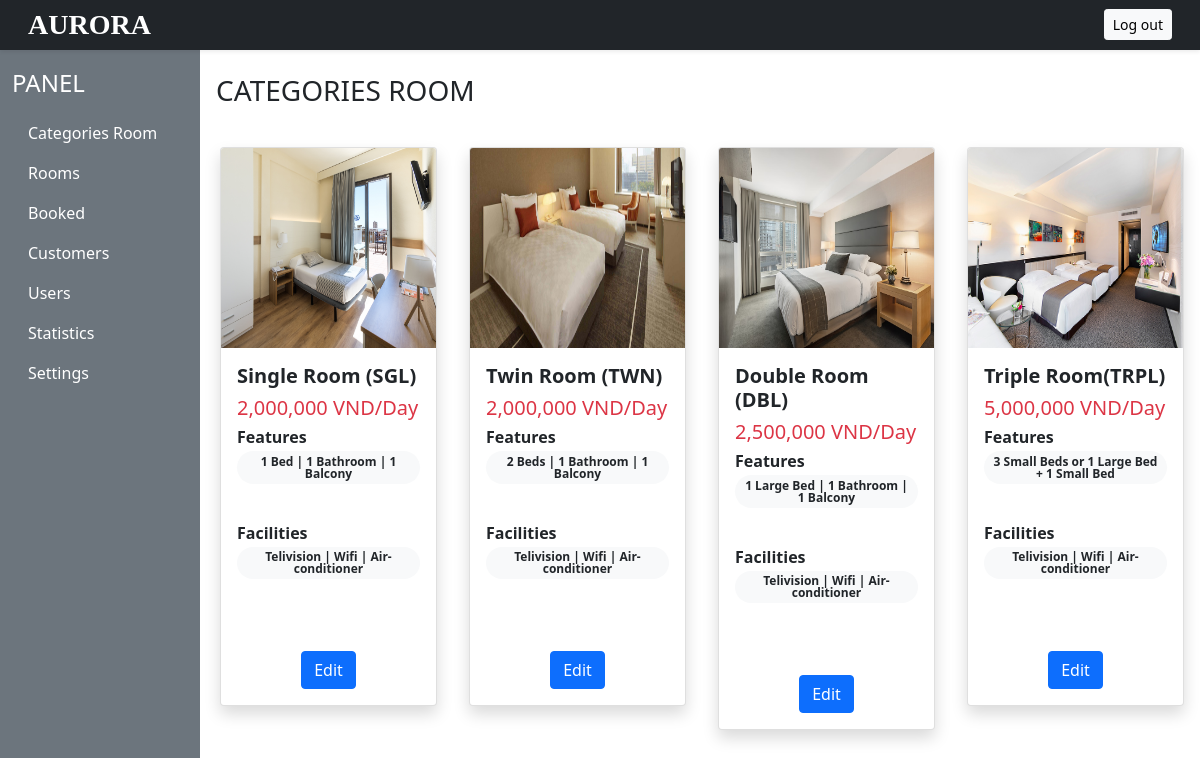
Page /source/admin/categories.php on the committed database.
### tables this page shows
CREATE TABLE `ds_loaiphong` (
  `ID_LOAIPHONG` char(10) NOT NULL,
  `TEN_LOAIPHONG` varchar(20) NOT NULL,
  `SOLUONG` int(1) NOT NULL,
  `GIA` int(1) NOT NULL,
  `HINHANH` varchar(100) NOT NULL,
  `FEATURES` varchar(50) NOT NULL,
  `FACILITIES` varchar(50) NOT NULL
);

### source/connection.php (called while the page is built, shortened)
<?php
       if (!function_exists('currency_format')) {
              function currency_format($number, $suffix = ' VND') {
                  if (!empty($number)) {
                      return number_format($number, 0, ',', ',') . "{$suffix}";
                  }
              }
       }
?>

### source/admin/categories.php (the view, shortened to what this page needs)
<!DOCTYPE html>
<html lang="en">
<head>
    <link href="https://cdn.jsdelivr.net/npm/bootstrap@5.0.2/dist/css/bootstrap.min.css" rel="stylesheet">
    <link rel="stylesheet" href="https://cdn.jsdelivr.net/npm/bootstrap-icons@1.10.3/font/bootstrap-icons.css">
    <link rel="stylesheet" href="https://cdn.jsdelivr.net/npm/swiper@9/swiper-bundle.min.css" />
    <link rel="stylesheet" href="https://cdnjs.cloudflare.com/ajax/libs/font-awesome/4.7.0/css/font-awesome.min.css">
</head>
<body>
<?php require("header.php"); ?>
    <div class="conteiner-fluid" >
        <div class="row">
        <div class="col-10 ms-auto p-4 overflow-hidden">
        <div class="row">
        <h3 class="mb-4">CATEGORIES ROOM</h3>
            <?php
            require("../connection.php");
            $s = "select * from DS_LOAIPHONG";
            $n = $connection->query($s);
            $rowcount = $n->num_rows;
            for ($i = 1; $i <= $rowcount; $i++) {
                $id = 'L0' . '' . $i;
                $sql = "SELECT * FROM DS_LOAIPHONG where ID_LOAIPHONG = '$id'";
                $result = mysqli_query($connection, $sql);
                $row = mysqli_fetch_array($result, MYSQLI_BOTH);
            ?>
                <div class='col-lg-3 col-md-6 p-3' id=$id onclick='goToRoomDetail("$id")'>
                                <div class='card shadow' style='max-width: 400px'>
                                    <img class='card-img-top' style='height: 200px' src="./upload/categories/<?php echo $row['HINHANH']?>">
                                    <div class='card-body'>
                                        <h5 class="card-title fw-bold">  <?php echo $row['TEN_LOAIPHONG'] ?></h5>
                                        <h5 class='text-danger'>  <?php echo currency_format($row['GIA']) ?>/Day</h5>
                                        <div class='features mb-4'>
                                            <h6 class='mb-1 fw-bold'>Features</h6>
                                                <p class="badge rounded-pill bg-light text-dark text-wrap"> <?php echo $row['FEATURES'] ?> </p>
                                        </div>
                                        <div class='facilities mb-4'>
                                            <h6 class='mb-1 fw-bold'>Facilities</h6>
                                                <p class="badge rounded-pill bg-light text-dark text-wrap"> <?php echo $row['FACILITIES'] ?> </p>
                                        </div>
                                    </div>
                                    <div class="p-3 text-center">
                                        <a href="./edit_type.php?id=<?php echo $row['ID_LOAIPHONG']?>"><button type="submit" name="edit" class="btn btn-primary">Edit </button></a>
                                    </div>
                                </div>
                </div>
             <?php
                }
            ?>
        </div>
    </div>
    </div>
    </div>
</body>
</html>

### rows in the picture
ds_loaiphong: HINHANH (picture), TEN_LOAIPHONG "Single Room (SGL)", GIA "2,000,000 VND", FEATURES "1 Bed | 1 Bathroom | 1 Balcony", FACILITIES "Telivision | Wifi | Air-conditioner"
ds_loaiphong: HINHANH (picture), TEN_LOAIPHONG "Twin Room (TWN)", GIA "2,000,000 VND", FEATURES "2 Beds | 1 Bathroom | 1 Balcony", FACILITIES "Telivision | Wifi | Air-conditioner"
ds_loaiphong: HINHANH (picture), TEN_LOAIPHONG "Double Room (DBL)", GIA "2,500,000 VND", FEATURES "1 Large Bed | 1 Bathroom | 1 Balcony", FACILITIES "Telivision | Wifi | Air-conditioner"
ds_loaiphong: HINHANH (picture), TEN_LOAIPHONG "Triple Room(TRPL)", GIA "5,000,000 VND", FEATURES "3 Small Beds or 1 Large Bed + 1 Small Bed", FACILITIES "Telivision | Wifi | Air-conditioner"
